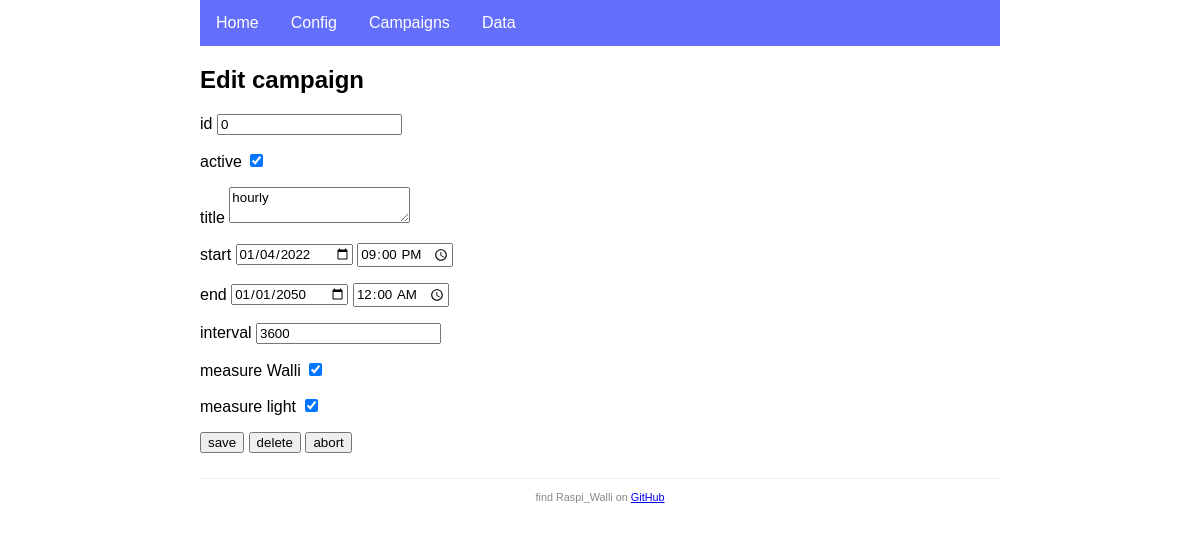
Page /campaigns/edit/0/ on the earlier database version.
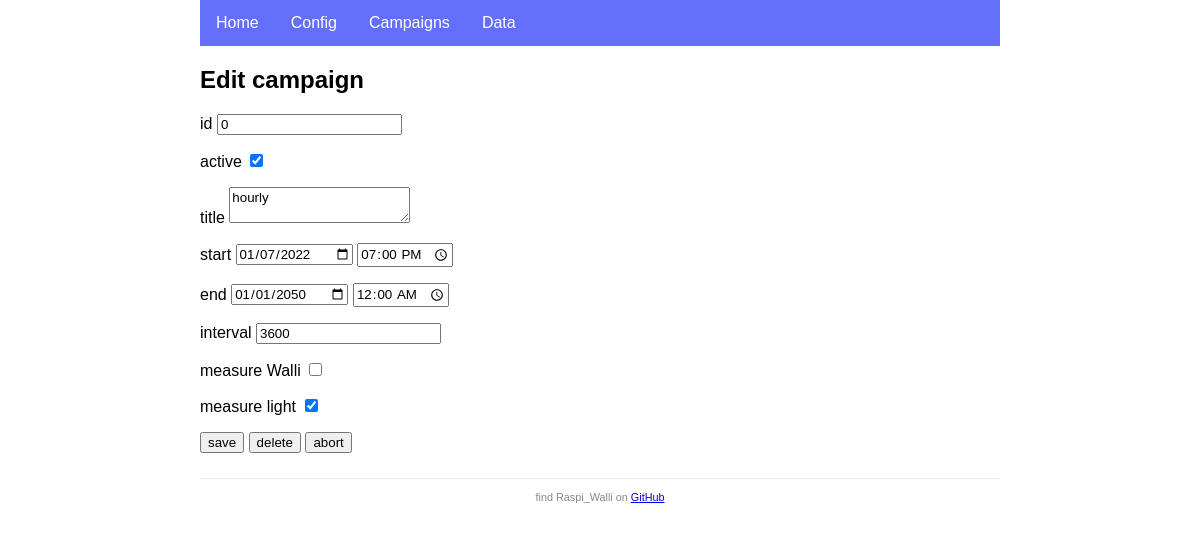
Same page on the later database version.
### app.py (models this page shows)
class Campaign(db.Model):
    id = db.Column(db.Integer, primary_key=True)
    title = db.Column(db.String(120), nullable=False)
    is_active = db.Column(db.Boolean, default=True)
    start = db.Column(db.DateTime, nullable=False)
    end = db.Column(db.DateTime, nullable=False)
    previous = db.Column(db.DateTime)
    interval = db.Column(db.Interval, nullable=False)
    measure_walli = db.Column(db.Boolean, default=True)
    measure_light = db.Column(db.Boolean, default=True)
    walli_stats = db.relationship('WalliStat', backref='campaign', lazy=True, cascade="all, delete")
    lux_values = db.relationship('LuxValue', backref='campaign', lazy=True, cascade="all, delete")
    def __repr__(self):
        return f"Campaign(id:{self.id} '{self.title}' act={self.is_active} start={self.start}, end={self.end}, int={self.interval})"

### app.py (the view, shortened to what this page needs)
@app.route('/campaigns/edit/', methods=['GET', 'POST'], defaults={"id": None})
@app.route('/campaigns/edit/<id>/', methods=['GET', 'POST'])
def edit(id=None):
    if request.method == "GET":
        form = CampaignForm()
        if id is not None:
            cmp = db.session.query(Campaign).get(id)
            print("campaigns.GET", cmp)
            form.populate(cmp)
        return render_template('edit.html', form=form)
    else:
        logger.warning(f"Unsupported '{request.method=}'!")

### app.py (called while the page is built)
    def populate(self, cpn):
        self.id.data = cpn.id
        self.title.data = cpn.title
        self.active.data = cpn.is_active
        self.start_date.data = cpn.start.date()
        self.start_time.data = cpn.start.time()
        self.end_date.data = cpn.end.date()
        self.end_time.data = cpn.end.time()
        self.interval.data = int(cpn.interval / dt.timedelta(seconds=1))
        self.measure_walli.data = cpn.measure_walli
        self.measure_light.data = cpn.measure_light

### templates/edit.html (shortened to what this page needs)
{% extends 'base.html' %}
{% block content %}
<h2>Edit campaign</h2>
<form method="POST" action="" onSubmit="return confirm('Are you sure you wish commit the changes to the database? \nIn case of delete, associated data will be deleted as well!');">
    <p>id {{ form.id }}</p>
    <p>active {{ form.active }}</p>
    <p>title {{ form.title }}</p>
    <p>start {{ form.start_date}} {{ form.start_time}}</p>
    <p>end {{ form.end_date}} {{ form.end_time}}</p>
    <p title="interval in seconds">interval {{ form.interval }}</p>
    <p>measure Walli {{ form.measure_walli }}</p>
    <p>measure light {{ form.measure_light }}</p>
    <p>
        <input type="submit" name="todo" value="save">
        <input type="submit" name="todo" value="delete">
        <a href={{ url_for("campaigns") }} title="go back without changes">
            <button type="button">abort</button>
        </a>
    </p>
</form>
{% endblock %}

Differences in the rows shown:
changed Campaign "hourly": measure_walli "☑" → "☐"
Other differences:
form field start_date: "01/04/2022" → "01/07/2022"
form field start_time: "21:00" → "19:00"
